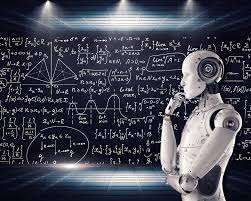
%> input picture image processing/gambar/ai.jpg, 251 x 201 px
$ octave histo.m   (GNU Octave 9; MATLAB toolbox functions it lacks are replaced by stand-ins)
%> lines starting %> are read from the running program, lines starting %| are printed output that depends on the picture
gambar=imread('gambar/ai.jpg'); %--------membaca file gambar
%> gambar is the input picture: size 201x251x3 uint8; mean R, G, B 69.5, 70.3, 83
red=gambar(:,:,1); %memanggil matriks gambar yang hanya berisi piksel warna merah
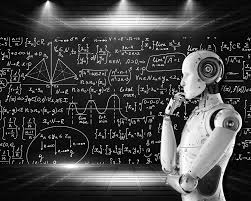
%> red: size 201x251 uint8; min 0, max 255, mean 69.5
green=gambar(:,:,2);% memanggil matriks gambar yang hanya berisi piksel
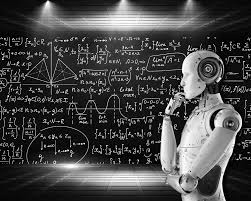
%> green: size 201x251 uint8; min 0, max 255, mean 70.3
blue=gambar(:,:,3); %memanggil matriks gambar yang hanya berisi piksel
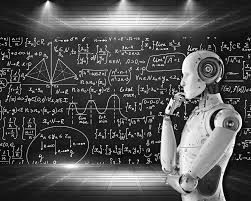
%> blue: size 201x251 uint8; min 0, max 255, mean 83
merahgray2=0.3*red+0.5*green+0.2*blue;
imshow(gambar);
imshow(red);
imshow(green);
imshow(blue);
imshow(merahgray2);
imhist(red)
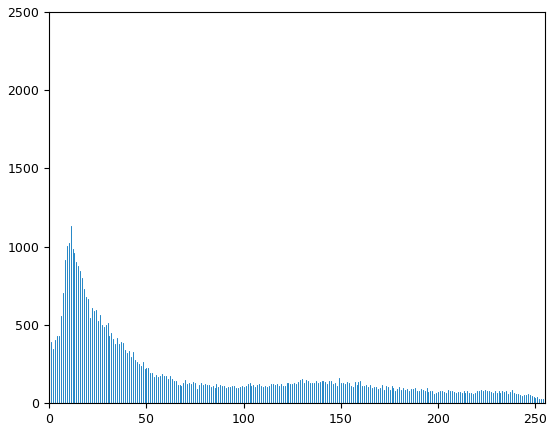
%> figure redrawn from the program's plot data; highest point at x = 0, y = 2267
imhist(green)
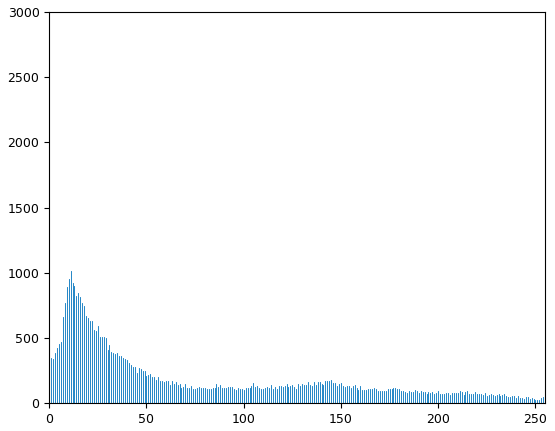
%> figure redrawn from the program's plot data; highest point at x = 0, y = 2726
imhist(blue)
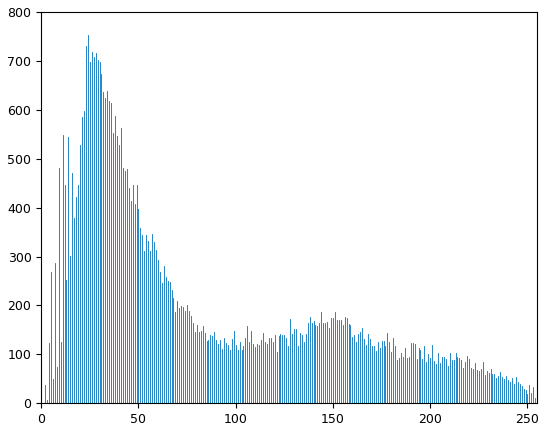
%> figure redrawn from the program's plot data; highest point at x = 24, y = 752
%imhist(gray)
